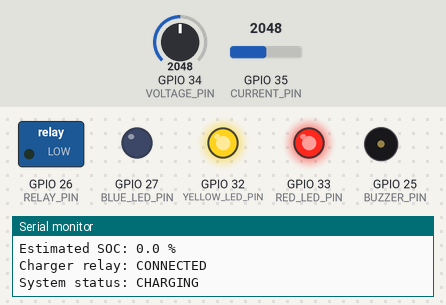
This sketch was run on a simulated ESP32. Shown: switched loads named in the sketch (green lamp = pin HIGH), output pins drawn as LEDs (lit = HIGH), buzzer (waves = sounding, pin HIGH), the last lines printed to the serial monitor. Dashed ring = blinking. The inputs (shaded band) are chosen by the test bench; at power-on: GPIO 34 (VOLTAGE_PIN) = 2048, GPIO 35 (CURRENT_PIN) = 2048 (analog values on the 0–4095 scale). WiFi joins after 1.5 s; servers stay silent unless stated.

Above: at 2.7 s.
2.8 s: GPIO 34 (VOLTAGE_PIN) set to 2689
4.9 s: GPIO 34 (VOLTAGE_PIN) set to 2814
At 6.8 s:
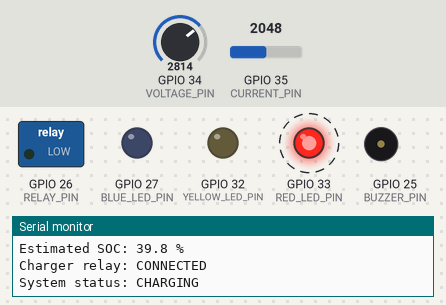
7.9 s: GPIO 34 (VOLTAGE_PIN) set to 2984
9.9 s: GPIO 34 (VOLTAGE_PIN) set to 3077
At 11.1 s:
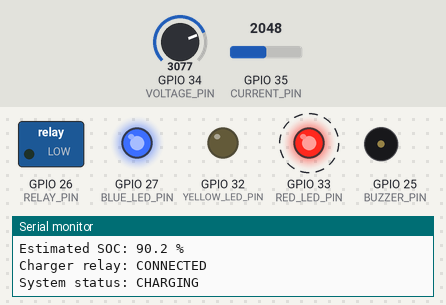
12.9 s: GPIO 34 (VOLTAGE_PIN) set to 3603
At 14.2 s:
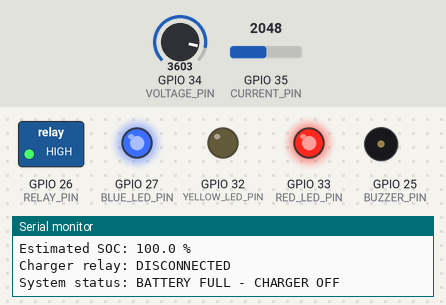
14.6 s: GPIO 34 (VOLTAGE_PIN) set to 2047
At 16.5 s:
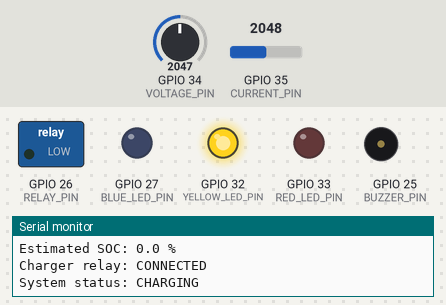
Timing chart, 0 to 18.6 s (numbered marks = the images above; inputs shaded):
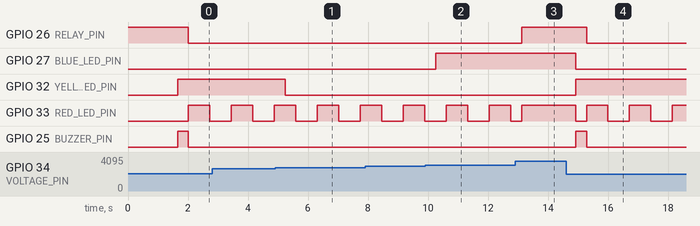

Measured:
- the behaviour switches between 2756 and 2757 on GPIO 34 (VOLTAGE_PIN) (found by bisection; images 0 and 1)
- the behaviour switches between 3027 and 3028 on GPIO 34 (VOLTAGE_PIN) (found by bisection; images 1 and 2)
- after the input at 4.9 s, GPIO 32 (YELLOW_LED_PIN): HIGH → LOW after 0.34 s
- after the input at 9.9 s, GPIO 27 (BLUE_LED_PIN): LOW → HIGH after 0.36 s
- after the input at 12.9 s, GPIO 26 (RELAY_PIN): LOW → HIGH after 0.22 s
- after the input at 14.6 s, GPIO 26 (RELAY_PIN): HIGH → LOW after 0.68 s; GPIO 27 (BLUE_LED_PIN): HIGH → LOW after 0.32 s; GPIO 32 (YELLOW_LED_PIN): LOW → HIGH after 0.32 s; GPIO 33 (RED_LED_PIN): HIGH → LOW after 0.32 s, then repeats every 1.4 s: HIGH 0.72 s, LOW 0.72 s; GPIO 25 (BUZZER_PIN): LOW → HIGH after 0.32 s, → LOW 0.36 s later
- by itself, GPIO 33 (RED_LED_PIN): alternates HIGH for 0.72 s and LOW for 0.72 s

The sketch:

Solar_Battery_Monitoring_System.ino
```cpp
#include <WiFi.h>
#include <ThingSpeak.h>
#include <math.h>

// ==================================================
// 1. WIFI AND THINGSPEAK SETTINGS
// ==================================================

// Replace these placeholders with your own credentials.
// Do not publish real passwords or API keys on GitHub.
const char* WIFI_SSID = "YOUR_WIFI_NAME";
const char* WIFI_PASSWORD = "YOUR_WIFI_PASSWORD";

unsigned long CHANNEL_ID = 0; // Replace with your ThingSpeak Channel ID
const char* WRITE_API_KEY = "YOUR_WRITE_API_KEY";

WiFiClient client;

// ==================================================
// 2. ESP32 PIN ASSIGNMENTS
// ==================================================

const int VOLTAGE_PIN = 34;
const int CURRENT_PIN = 35;

const int BUZZER_PIN = 25;
const int RELAY_PIN = 26;

const int YELLOW_LED_PIN = 32;
const int RED_LED_PIN = 33;
const int BLUE_LED_PIN = 27;

// ==================================================
// 3. BATTERY SETTINGS
// ==================================================

const float NOMINAL_BATTERY_VOLTAGE = 11.10;

const float FULL_BATTERY_VOLTAGE = 12.60;
const float RESTART_CHARGING_VOLTAGE = 12.20;

const float LOW_BATTERY_VOLTAGE = 10.50;

// Voltage sensor calibration
const float VOLTAGE_SENSOR_RATIO = 5.00;

// Voltage graph display scale
const float VOLTAGE_GRAPH_MAX = 15.00;

// ACS712 5A calibration
const float ACS712_SENSITIVITY = 0.185;
const float ACS712_ZERO_VOLTAGE = 2.60;

const float CURRENT_DEADBAND = 0.08;

// ==================================================
// 4. RELAY AND BUZZER CONFIGURATION
// ==================================================

const bool RELAY_ACTIVE_LOW = true;
const bool BUZZER_ACTIVE_HIGH = true;

// ==================================================
// 5. TIMING SETTINGS
// ==================================================

const unsigned long UPLOAD_INTERVAL = 20000;
const unsigned long BLINK_INTERVAL = 500;

const unsigned long BUZZER_DURATION = 300;
const unsigned long WIFI_RECONNECT_INTERVAL = 10000;

unsigned long lastUploadTime = 0;
unsigned long lastBlinkTime = 0;
unsigned long lastReconnectTime = 0;

unsigned long buzzerStartTime = 0;

// ==================================================
// 6. SYSTEM VARIABLES
// ==================================================

bool chargingEnabled = false;
bool batteryFull = false;

bool redBlinkState = false;

bool chargingWarningActive = false;
bool chargingWarningDone = false;

// ==================================================
// 7. RELAY CONTROL
// ==================================================

void setChargerRelay(bool connectCharger) {

  if (RELAY_ACTIVE_LOW) {

    digitalWrite(RELAY_PIN,
                 connectCharger ? LOW : HIGH);

  } else {

    digitalWrite(RELAY_PIN,
                 connectCharger ? HIGH : LOW);
  }
}

// ==================================================
// 8. BUZZER CONTROL
// ==================================================

void setBuzzer(bool alarmOn) {

  if (BUZZER_ACTIVE_HIGH) {

    digitalWrite(BUZZER_PIN,
                 alarmOn ? HIGH : LOW);

  } else {

    digitalWrite(BUZZER_PIN,
                 alarmOn ? LOW : HIGH);
  }
}

// ==================================================
// 9. VOLTAGE MEASUREMENT
// ==================================================

float readBatteryVoltage() {

  uint32_t totalMilliVolts = 0;

  for (int i = 0; i < 20; i++) {

    totalMilliVolts +=
        analogReadMilliVolts(VOLTAGE_PIN);

    delay(2);
  }

  float sensorVoltage =
      (totalMilliVolts / 20.0) / 1000.0;

  return sensorVoltage * VOLTAGE_SENSOR_RATIO;
}

// ==================================================
// 10. CURRENT MEASUREMENT
// ==================================================

float readBatteryCurrent() {

  uint32_t totalMilliVolts = 0;

  for (int i = 0; i < 50; i++) {

    totalMilliVolts +=
        analogReadMilliVolts(CURRENT_PIN);

    delay(2);
  }

  float sensorVoltage =
      (totalMilliVolts / 50.0) / 1000.0;

  float current =
      (sensorVoltage - ACS712_ZERO_VOLTAGE)
      / ACS712_SENSITIVITY;

  if (fabs(current) < CURRENT_DEADBAND) {

    current = 0.0;
  }

  return current;
}

// ==================================================
// 11. BATTERY STATE OF CHARGE
// ==================================================

float calculateSOC(float voltage) {

  float soc =
      ((voltage - LOW_BATTERY_VOLTAGE) /
       (FULL_BATTERY_VOLTAGE - LOW_BATTERY_VOLTAGE))
      * 100.0;

  if (soc > 100.0) soc = 100.0;

  if (soc < 0.0) soc = 0.0;

  return soc;
}

// ==================================================
// 12. CHARGING CONTROL
// ==================================================

void updateBatteryControl(float voltage) {

  // Stop charging at 12.60 V.

  if (voltage >= FULL_BATTERY_VOLTAGE) {

    batteryFull = true;

    chargingEnabled = false;

    chargingWarningActive = false;

    chargingWarningDone = false;

    setBuzzer(false);
  }

  // Restart charging at or below 12.20 V.

  else if (voltage <= RESTART_CHARGING_VOLTAGE) {

    if (!chargingEnabled && !chargingWarningDone) {

      batteryFull = false;

      chargingWarningActive = true;

      chargingWarningDone = true;

      buzzerStartTime = millis();

      setBuzzer(true);
    }
  }

  // Pre-charge buzzer operation.

  if (chargingWarningActive) {

    if (millis() - buzzerStartTime >= BUZZER_DURATION) {

      setBuzzer(false);

      chargingWarningActive = false;

      chargingEnabled = true;
    }
  }

  // Relay control.

  setChargerRelay(chargingEnabled);

  // YELLOW LED: 11.10 V or below.

  digitalWrite(YELLOW_LED_PIN,
               voltage <= NOMINAL_BATTERY_VOLTAGE
               ? HIGH : LOW);

  // BLUE LED: 12.20 V or above.

  digitalWrite(BLUE_LED_PIN,
               voltage >= RESTART_CHARGING_VOLTAGE
               ? HIGH : LOW);

  // RED LED indication.

  if (batteryFull) {

    digitalWrite(RED_LED_PIN, HIGH);

  } else if (chargingEnabled) {

    if (millis() - lastBlinkTime >= BLINK_INTERVAL) {

      lastBlinkTime = millis();

      redBlinkState = !redBlinkState;
    }

    digitalWrite(RED_LED_PIN,
                 redBlinkState ? HIGH : LOW);

  } else {

    redBlinkState = false;

    digitalWrite(RED_LED_PIN, LOW);
  }
}

// ==================================================
// 13. WIFI CONNECTION
// ==================================================

void connectWiFi() {

  WiFi.mode(WIFI_STA);

  WiFi.begin(WIFI_SSID, WIFI_PASSWORD);

  Serial.print("Connecting to WiFi");

  unsigned long startAttempt = millis();

  while (WiFi.status() != WL_CONNECTED &&
         millis() - startAttempt < 20000) {

    delay(500);

    Serial.print(".");
  }

  Serial.println();

  if (WiFi.status() == WL_CONNECTED) {

    Serial.println("WiFi connected.");

    Serial.print("IP address: ");

    Serial.println(WiFi.localIP());

  } else {

    Serial.println("WiFi connection failed.");
  }
}

// ==================================================
// 14. THINGSPEAK UPLOAD
// ==================================================

void uploadToThingSpeak(float voltage,
                        float current,
                        float power,
                        float soc,
                        const char* status) {

  if (WiFi.status() != WL_CONNECTED) {

    Serial.println("WiFi unavailable; upload skipped.");

    return;
  }

  float inputCurrent = 0.0;

  float outputCurrent = 0.0;

  if (current > CURRENT_DEADBAND) {

    inputCurrent = current;
  }

  if (current < -CURRENT_DEADBAND) {

    outputCurrent = -current;
  }

  ThingSpeak.setField(1, voltage);

  ThingSpeak.setField(2, inputCurrent);

  ThingSpeak.setField(3, outputCurrent);

  ThingSpeak.setField(4, power);

  ThingSpeak.setField(5, soc);

  ThingSpeak.setStatus(status);

  int result =
      ThingSpeak.writeFields(CHANNEL_ID, WRITE_API_KEY);

  if (result == 200) {

    Serial.println("ThingSpeak upload successful.");

  } else {

    Serial.print("ThingSpeak upload failed. Code: ");

    Serial.println(result);
  }
}

// ==================================================
// 15. SETUP
// ==================================================

void setup() {

  Serial.begin(115200);

  pinMode(VOLTAGE_PIN, INPUT);

  pinMode(CURRENT_PIN, INPUT);

  pinMode(RELAY_PIN, OUTPUT);

  pinMode(BUZZER_PIN, OUTPUT);

  pinMode(YELLOW_LED_PIN, OUTPUT);

  pinMode(RED_LED_PIN, OUTPUT);

  pinMode(BLUE_LED_PIN, OUTPUT);

  analogReadResolution(12);

  // Initial safe state.

  setChargerRelay(false);

  setBuzzer(false);

  digitalWrite(YELLOW_LED_PIN, LOW);

  digitalWrite(RED_LED_PIN, LOW);

  digitalWrite(BLUE_LED_PIN, LOW);

  ThingSpeak.begin(client);

  connectWiFi();

  Serial.println();

  Serial.println("SOLAR BATTERY MONITORING SYSTEM");

  Serial.println("ESP32 Dev Module started.");

  Serial.print("Voltage graph maximum: ");

  Serial.print(VOLTAGE_GRAPH_MAX);

  Serial.println(" V");
}

// ==================================================
// 16. MAIN LOOP
// ==================================================

void loop() {

  float batteryVoltage = readBatteryVoltage();

  float batteryCurrent = readBatteryCurrent();

  float batteryPower =
      batteryVoltage * fabs(batteryCurrent);

  float batterySOC =
      calculateSOC(batteryVoltage);

  updateBatteryControl(batteryVoltage);

  const char* systemStatus;

  if (batteryFull) {

    systemStatus = "BATTERY FULL - CHARGER OFF";

  } else if (chargingWarningActive) {

    systemStatus = "CHARGING WARNING";

  } else if (chargingEnabled) {

    systemStatus = "CHARGING";

  } else if (batteryVoltage <= LOW_BATTERY_VOLTAGE) {

    systemStatus = "LOW BATTERY";

  } else if (batteryCurrent < -CURRENT_DEADBAND) {

    systemStatus = "DISCHARGING";

  } else {

    systemStatus = "STANDBY";
  }

  // SERIAL MONITOR DISPLAY.

  Serial.println("--------------------------------");

  Serial.print("Battery voltage: ");

  Serial.print(batteryVoltage, 2);

  Serial.println(" V");

  Serial.print("Signed current: ");

  Serial.print(batteryCurrent, 2);

  Serial.println(" A");

  Serial.print("Battery power: ");

  Serial.print(batteryPower, 2);

  Serial.println(" W");

  Serial.print("Estimated SOC: ");

  Serial.print(batterySOC, 1);

  Serial.println(" %");

  Serial.print("Charger relay: ");

  Serial.println(
      chargingEnabled ? "CONNECTED" : "DISCONNECTED"
  );

  Serial.print("System status: ");

  Serial.println(systemStatus);

  // THINGSPEAK UPLOAD EVERY 20 SECONDS.

  if (millis() - lastUploadTime >= UPLOAD_INTERVAL) {

    lastUploadTime = millis();

    uploadToThingSpeak(
        batteryVoltage,
        batteryCurrent,
        batteryPower,
        batterySOC,
        systemStatus
    );
  }

  // WIFI RECONNECTION.

  if (WiFi.status() != WL_CONNECTED &&
      millis() - lastReconnectTime >= WIFI_RECONNECT_INTERVAL) {

    lastReconnectTime = millis();

    Serial.println("WiFi disconnected. Reconnecting...");

    WiFi.reconnect();
  }

  delay(200);
}
```
